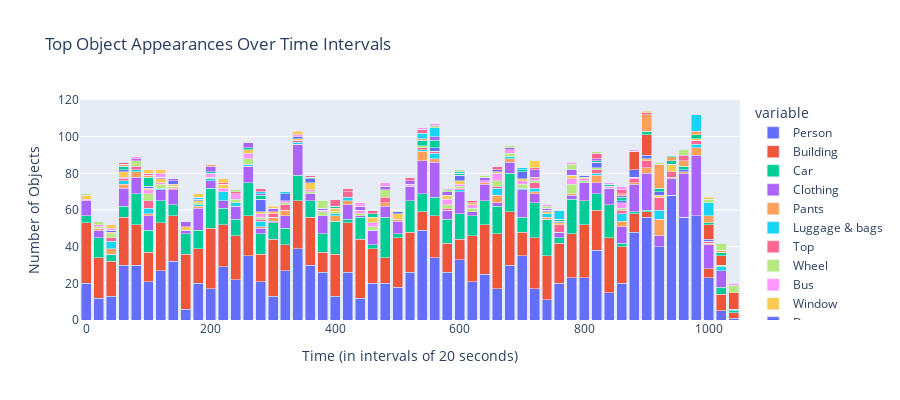

Notebook source saved alongside this figure:
### Code cell
#MAKE THIS A FUNCTION


# Group by second and object name, then pivot to get a column per object with counts
pivot_df = df.groupby(['second', 'object']).size().unstack(fill_value=0).reset_index()

# Define time interval
interval = 20
pivot_df['time_interval'] = (pivot_df['second'] // interval) * interval

# Group by the time interval and sum the counts
agg_df = pivot_df.groupby('time_interval').sum().drop(columns=['second'])

# Identify the top n objects across all intervals
n = 20
top_objects = agg_df.sum().sort_values(ascending=False).head(n).index.tolist()

# Filter the aggregate dataframe to only include the top n objects
agg_df = agg_df[top_objects]

# Plot
fig = px.bar(agg_df, x=agg_df.index, y=top_objects, title="Top Object Appearances Over Time Intervals", labels={"value": "Number of Appearances", "time_interval": "Time Interval"}, height=400)
fig.update_layout(barmode='stack', xaxis_title=f"Time (in intervals of {interval} seconds)", yaxis_title='Number of Objects')
fig.show()

### Figure 1 — Plotly figure (JSON) as saved in the notebook; plotly's stock layout.template omitted (floating-point values rounded to 4 significant figures)
{"data": [{"alignmentgroup": "True", "hovertemplate": "variable=Person<br>Time Interval=%{x}<br>Number of Appearances=%{y}<extra></extra>", "legendgroup": "Person", "marker": {"color": "#636efa", "pattern": {"shape": ""}}, "name": "Person", "offsetgroup": "Person", "orientation": "v", "showlegend": true, "textposition": "auto", "type": "bar", "x": [0, 20, 40, 60, 80, 100, 120, 140, 160, 180, 200, 220, 240, 260, 280, 300, 320, 340, 360, 380, 400, 420, 440, 460, 480, 500, 520, 540, 560, 580, 600, 620, 640, 660, 680, 700, 720, 740, 760, 780, 800, 820, 840, 860, 880, 900, 920, 940, 960, 980, 1000, 1020, 1040], "xaxis": "x", "y": [20, 12, 13, 30, 30, 21, 27, 32, 6, 20, 17, 29, 22, 35, 21, 13, 27, 39, 30, 26, 13, 26, 12, 20, 20, 18, 26, 49, 34, 26, 33, 21, 25, 17, 30, 35, 17, 11, 20, 23, 23, 38, 15, 20, 48, 56, 40, 68, 56, 57, 23, 5, 1], "yaxis": "y"}, {"alignmentgroup": "True", "hovertemplate": "variable=Building<br>Time Interval=%{x}<br>Number of Appearances=%{y}<extra></extra>", "legendgroup": "Building", "marker": {"color": "#EF553B", "pattern": {"shape": ""}}, "name": "Building", "offsetgroup": "Building", "orientation": "v", "showlegend": true, "textposition": "auto", "type": "bar", "x": [0, 20, 40, 60, 80, 100, 120, 140, 160, 180, 200, 220, 240, 260, 280, 300, 320, 340, 360, 380, 400, 420, 440, 460, 480, 500, 520, 540, 560, 580, 600, 620, 640, 660, 680, 700, 720, 740, 760, 780, 800, 820, 840, 860, 880, 900, 920, 940, 960, 980, 1000, 1020, 1040], "xaxis": "x", "y": [33, 22, 19, 26, 22, 16, 26, 25, 30, 19, 33, 23, 24, 22, 15, 31, 14, 26, 26, 11, 23, 27, 32, 19, 14, 27, 22, 10, 23, 16, 11, 25, 27, 30, 29, 13, 28, 24, 22, 24, 29, 22, 30, 20, 10, 3, 0, 0, 0, 0, 5, 9, 3], "yaxis": "y"}, {"alignmentgroup": "True", "hovertemplate": "variable=Car<br>Time Interval=%{x}<br>Number of Appearances=%{y}<extra></extra>", "legendgroup": "Car", "marker": {"color": "#00cc96", "pattern": {"shape": ""}}, "name": "Car", "offsetgroup": "Car", "orientation": "v", "showlegend": true, "textposition": "auto", "type": "bar", "x": [0, 20, 40, 60, 80, 100, 120, 140, 160, 180, 200, 220, 240, 260, 280, 300, 320, 340, 360, 380, 400, 420, 440, 460, 480, 500, 520, 540, 560, 580, 600, 620, 640, 660, 680, 700, 720, 740, 760, 780, 800, 820, 840, 860, 880, 900, 920, 940, 960, 980, 1000, 1020, 1040], "xaxis": "x", "y": [4, 11, 4, 6, 17, 12, 12, 6, 11, 10, 22, 9, 9, 18, 11, 9, 9, 14, 9, 10, 18, 2, 12, 2, 22, 2, 17, 10, 10, 13, 14, 11, 13, 15, 21, 8, 19, 20, 3, 19, 13, 9, 18, 2, 1, 1, 0, 0, 0, 0, 0, 4, 1], "yaxis": "y"}, {"alignmentgroup": "True", "hovertemplate": "variable=Clothing<br>Time Interval=%{x}<br>Number of Appearances=%{y}<extra></extra>", "legendgroup": "Clothing", "marker": {"color": "#ab63fa", "pattern": {"shape": ""}}, "name": "Clothing", "offsetgroup": "Clothing", "orientation": "v", "showlegend": true, "textposition": "auto", "type": "bar", "x": [0, 20, 40, 60, 80, 100, 120, 140, 160, 180, 200, 220, 240, 260, 280, 300, 320, 340, 360, 380, 400, 420, 440, 460, 480, 500, 520, 540, 560, 580, 600, 620, 640, 660, 680, 700, 720, 740, 760, 780, 800, 820, 840, 860, 880, 900, 920, 940, 960, 980, 1000, 1020, 1040], "xaxis": "x", "y": [8, 4, 0, 10, 9, 8, 6, 8, 2, 12, 4, 4, 7, 9, 3, 1, 7, 17, 4, 10, 0, 8, 1, 8, 6, 7, 8, 18, 19, 5, 12, 2, 9, 2, 6, 15, 5, 0, 3, 2, 10, 6, 9, 9, 15, 20, 6, 9, 24, 33, 13, 9, 0], "yaxis": "y"}, {"alignmentgroup": "True", "hovertemplate": "variable=Pants<br>Time Interval=%{x}<br>Number of Appearances=%{y}<extra></extra>", "legendgroup": "Pants", "marker": {"color": "#FFA15A", "pattern": {"shape": ""}}, "name": "Pants", "offsetgroup": "Pants", "orientation": "v", "showlegend": true, "textposition": "auto", "type": "bar", "x": [0, 20, 40, 60, 80, 100, 120, 140, 160, 180, 200, 220, 240, 260, 280, 300, 320, 340, 360, 380, 400, 420, 440, 460, 480, 500, 520, 540, 560, 580, 600, 620, 640, 660, 680, 700, 720, 740, 760, 780, 800, 820, 840, 860, 880, 900, 920, 940, 960, 980, 1000, 1020, 1040], "xaxis": "x", "y": [0, 1, 3, 2, 3, 1, 0, 0, 0, 1, 0, 0, 0, 0, 1, 2, 3, 0, 0, 0, 3, 2, 0, 0, 2, 1, 0, 5, 2, 0, 0, 0, 1, 4, 2, 0, 1, 1, 0, 1, 0, 4, 0, 3, 1, 3, 9, 1, 1, 4, 1, 0, 0], "yaxis": "y"}, {"alignmentgroup": "True", "hovertemplate": "variable=Luggage & bags<br>Time Interval=%{x}<br>Number of Appearances=%{y}<extra></extra>", "legendgroup": "Luggage & bags", "marker": {"color": "#19d3f3", "pattern": {"shape": ""}}, "name": "Luggage & bags", "offsetgroup": "Luggage & bags", "orientation": "v", "showlegend": true, "textposition": "auto", "type": "bar", "x": [0, 20, 40, 60, 80, 100, 120, 140, 160, 180, 200, 220, 240, 260, 280, 300, 320, 340, 360, 380, 400, 420, 440, 460, 480, 500, 520, 540, 560, 580, 600, 620, 640, 660, 680, 700, 720, 740, 760, 780, 800, 820, 840, 860, 880, 900, 920, 940, 960, 980, 1000, 1020, 1040], "xaxis": "x", "y": [0, 0, 4, 2, 1, 3, 1, 0, 0, 1, 1, 5, 2, 1, 3, 0, 0, 1, 0, 0, 1, 2, 0, 0, 0, 0, 0, 1, 3, 0, 1, 0, 0, 4, 1, 1, 2, 2, 0, 0, 0, 1, 0, 4, 0, 0, 5, 0, 0, 2, 0, 2, 1], "yaxis": "y"}, {"alignmentgroup": "True", "hovertemplate": "variable=Top<br>Time Interval=%{x}<br>Number of Appearances=%{y}<extra></extra>", "legendgroup": "Top", "marker": {"color": "#FF6692", "pattern": {"shape": ""}}, "name": "Top", "offsetgroup": "Top", "orientation": "v", "showlegend": true, "textposition": "auto", "type": "bar", "x": [0, 20, 40, 60, 80, 100, 120, 140, 160, 180, 200, 220, 240, 260, 280, 300, 320, 340, 360, 380, 400, 420, 440, 460, 480, 500, 520, 540, 560, 580, 600, 620, 640, 660, 680, 700, 720, 740, 760, 780, 800, 820, 840, 860, 880, 900, 920, 940, 960, 980, 1000, 1020, 1040], "xaxis": "x", "y": [0, 0, 2, 1, 2, 4, 0, 1, 0, 0, 0, 0, 0, 0, 1, 2, 3, 1, 0, 0, 0, 3, 0, 0, 3, 0, 0, 1, 1, 1, 1, 0, 0, 1, 0, 0, 3, 0, 4, 0, 0, 2, 0, 2, 2, 4, 7, 3, 0, 2, 1, 0, 0], "yaxis": "y"}, {"alignmentgroup": "True", "hovertemplate": "variable=Wheel<br>Time Interval=%{x}<br>Number of Appearances=%{y}<extra></extra>", "legendgroup": "Wheel", "marker": {"color": "#B6E880", "pattern": {"shape": ""}}, "name": "Wheel", "offsetgroup": "Wheel", "orientation": "v", "showlegend": true, "textposition": "auto", "type": "bar", "x": [0, 20, 40, 60, 80, 100, 120, 140, 160, 180, 200, 220, 240, 260, 280, 300, 320, 340, 360, 380, 400, 420, 440, 460, 480, 500, 520, 540, 560, 580, 600, 620, 640, 660, 680, 700, 720, 740, 760, 780, 800, 820, 840, 860, 880, 900, 920, 940, 960, 980, 1000, 1020, 1040], "xaxis": "x", "y": [0, 1, 2, 0, 3, 4, 2, 1, 0, 1, 1, 0, 2, 3, 1, 0, 1, 0, 1, 2, 1, 0, 1, 2, 4, 0, 0, 1, 0, 2, 1, 2, 0, 3, 2, 2, 1, 0, 0, 5, 1, 1, 0, 1, 0, 0, 0, 0, 0, 0, 0, 1, 0], "yaxis": "y"}, {"alignmentgroup": "True", "hovertemplate": "variable=Bus<br>Time Interval=%{x}<br>Number of Appearances=%{y}<extra></extra>", "legendgroup": "Bus", "marker": {"color": "#FF97FF", "pattern": {"shape": ""}}, "name": "Bus", "offsetgroup": "Bus", "orientation": "v", "showlegend": true, "textposition": "auto", "type": "bar", "x": [0, 20, 40, 60, 80, 100, 120, 140, 160, 180, 200, 220, 240, 260, 280, 300, 320, 340, 360, 380, 400, 420, 440, 460, 480, 500, 520, 540, 560, 580, 600, 620, 640, 660, 680, 700, 720, 740, 760, 780, 800, 820, 840, 860, 880, 900, 920, 940, 960, 980, 1000, 1020, 1040], "xaxis": "x", "y": [1, 1, 0, 1, 0, 2, 1, 0, 0, 0, 2, 2, 3, 3, 2, 0, 1, 0, 1, 1, 0, 0, 2, 2, 0, 0, 1, 0, 0, 3, 1, 2, 1, 4, 2, 2, 1, 0, 0, 3, 1, 0, 1, 3, 1, 0, 0, 0, 0, 0, 0, 0, 0], "yaxis": "y"}, {"alignmentgroup": "True", "hovertemplate": "variable=Window<br>Time Interval=%{x}<br>Number of Appearances=%{y}<extra></extra>", "legendgroup": "Window", "marker": {"color": "#FECB52", "pattern": {"shape": ""}}, "name": "Window", "offsetgroup": "Window", "orientation": "v", "showlegend": true, "textposition": "auto", "type": "bar", "x": [0, 20, 40, 60, 80, 100, 120, 140, 160, 180, 200, 220, 240, 260, 280, 300, 320, 340, 360, 380, 400, 420, 440, 460, 480, 500, 520, 540, 560, 580, 600, 620, 640, 660, 680, 700, 720, 740, 760, 780, 800, 820, 840, 860, 880, 900, 920, 940, 960, 980, 1000, 1020, 1040], "xaxis": "x", "y": [2, 0, 1, 3, 0, 1, 2, 1, 2, 1, 0, 2, 0, 2, 1, 1, 0, 1, 4, 0, 2, 0, 0, 3, 0, 3, 0, 0, 0, 2, 2, 1, 0, 1, 0, 1, 0, 1, 1, 2, 1, 0, 0, 0, 0, 1, 1, 4, 0, 1, 0, 0, 0], "yaxis": "y"}, {"alignmentgroup": "True", "hovertemplate": "variable=Door<br>Time Interval=%{x}<br>Number of Appearances=%{y}<extra></extra>", "legendgroup": "Door", "marker": {"color": "#636efa", "pattern": {"shape": ""}}, "name": "Door", "offsetgroup": "Door", "orientation": "v", "showlegend": true, "textposition": "auto", "type": "bar", "x": [0, 20, 40, 60, 80, 100, 120, 140, 160, 180, 200, 220, 240, 260, 280, 300, 320, 340, 360, 380, 400, 420, 440, 460, 480, 500, 520, 540, 560, 580, 600, 620, 640, 660, 680, 700, 720, 740, 760, 780, 800, 820, 840, 860, 880, 900, 920, 940, 960, 980, 1000, 1020, 1040], "xaxis": "x", "y": [0, 0, 1, 1, 0, 1, 0, 2, 0, 1, 0, 0, 0, 0, 7, 0, 4, 1, 2, 0, 0, 0, 0, 0, 0, 1, 0, 0, 2, 0, 3, 0, 0, 1, 0, 4, 0, 1, 1, 0, 1, 3, 0, 1, 4, 2, 2, 0, 1, 0, 1, 0, 0], "yaxis": "y"}, {"alignmentgroup": "True", "hovertemplate": "variable=Toy<br>Time Interval=%{x}<br>Number of Appearances=%{y}<extra></extra>", "legendgroup": "Toy", "marker": {"color": "#EF553B", "pattern": {"shape": ""}}, "name": "Toy", "offsetgroup": "Toy", "orientation": "v", "showlegend": true, "textposition": "auto", "type": "bar", "x": [0, 20, 40, 60, 80, 100, 120, 140, 160, 180, 200, 220, 240, 260, 280, 300, 320, 340, 360, 380, 400, 420, 440, 460, 480, 500, 520, 540, 560, 580, 600, 620, 640, 660, 680, 700, 720, 740, 760, 780, 800, 820, 840, 860, 880, 900, 920, 940, 960, 980, 1000, 1020, 1040], "xaxis": "x", "y": [0, 0, 0, 0, 0, 0, 0, 0, 0, 0, 0, 0, 0, 0, 0, 0, 0, 0, 0, 0, 0, 0, 0, 0, 0, 0, 0, 0, 0, 0, 0, 0, 0, 0, 0, 0, 1, 0, 0, 0, 0, 0, 0, 0, 10, 11, 0, 0, 0, 0, 8, 5, 9], "yaxis": "y"}, {"alignmentgroup": "True", "hovertemplate": "variable=Furniture<br>Time Interval=%{x}<br>Number of Appearances=%{y}<extra></extra>", "legendgroup": "Furniture", "marker": {"color": "#00cc96", "pattern": {"shape": ""}}, "name": "Furniture", "offsetgroup": "Furniture", "orientation": "v", "showlegend": true, "textposition": "auto", "type": "bar", "x": [0, 20, 40, 60, 80, 100, 120, 140, 160, 180, 200, 220, 240, 260, 280, 300, 320, 340, 360, 380, 400, 420, 440, 460, 480, 500, 520, 540, 560, 580, 600, 620, 640, 660, 680, 700, 720, 740, 760, 780, 800, 820, 840, 860, 880, 900, 920, 940, 960, 980, 1000, 1020, 1040], "xaxis": "x", "y": [0, 0, 0, 2, 0, 5, 0, 0, 0, 0, 1, 0, 0, 1, 2, 0, 0, 0, 1, 0, 1, 0, 0, 2, 0, 0, 0, 3, 4, 0, 1, 0, 0, 0, 0, 1, 0, 0, 1, 0, 0, 1, 1, 2, 0, 2, 2, 2, 2, 2, 1, 2, 0], "yaxis": "y"}, {"alignmentgroup": "True", "hovertemplate": "variable=Street light<br>Time Interval=%{x}<br>Number of Appearances=%{y}<extra></extra>", "legendgroup": "Street light", "marker": {"color": "#ab63fa", "pattern": {"shape": ""}}, "name": "Street light", "offsetgroup": "Street light", "orientation": "v", "showlegend": true, "textposition": "auto", "type": "bar", "x": [0, 20, 40, 60, 80, 100, 120, 140, 160, 180, 200, 220, 240, 260, 280, 300, 320, 340, 360, 380, 400, 420, 440, 460, 480, 500, 520, 540, 560, 580, 600, 620, 640, 660, 680, 700, 720, 740, 760, 780, 800, 820, 840, 860, 880, 900, 920, 940, 960, 980, 1000, 1020, 1040], "xaxis": "x", "y": [0, 0, 0, 0, 1, 0, 1, 1, 3, 0, 3, 0, 0, 3, 1, 2, 0, 0, 0, 1, 0, 0, 2, 0, 2, 0, 2, 0, 2, 2, 0, 0, 2, 0, 1, 0, 4, 1, 0, 3, 0, 1, 0, 1, 0, 0, 0, 0, 0, 0, 0, 0, 0], "yaxis": "y"}, {"alignmentgroup": "True", "hovertemplate": "variable=Lighting<br>Time Interval=%{x}<br>Number of Appearances=%{y}<extra></extra>", "legendgroup": "Lighting", "marker": {"color": "#FFA15A", "pattern": {"shape": ""}}, "name": "Lighting", "offsetgroup": "Lighting", "orientation": "v", "showlegend": true, "textposition": "auto", "type": "bar", "x": [0, 20, 40, 60, 80, 100, 120, 140, 160, 180, 200, 220, 240, 260, 280, 300, 320, 340, 360, 380, 400, 420, 440, 460, 480, 500, 520, 540, 560, 580, 600, 620, 640, 660, 680, 700, 720, 740, 760, 780, 800, 820, 840, 860, 880, 900, 920, 940, 960, 980, 1000, 1020, 1040], "xaxis": "x", "y": [0, 0, 0, 1, 0, 1, 0, 0, 0, 0, 1, 0, 0, 0, 0, 0, 0, 0, 0, 0, 0, 0, 0, 0, 0, 0, 0, 1, 0, 0, 0, 0, 0, 0, 0, 0, 0, 0, 0, 0, 0, 0, 0, 1, 0, 9, 13, 2, 3, 2, 4, 1, 0], "yaxis": "y"}, {"alignmentgroup": "True", "hovertemplate": "variable=Chair<br>Time Interval=%{x}<br>Number of Appearances=%{y}<extra></extra>", "legendgroup": "Chair", "marker": {"color": "#19d3f3", "pattern": {"shape": ""}}, "name": "Chair", "offsetgroup": "Chair", "orientation": "v", "showlegend": true, "textposition": "auto", "type": "bar", "x": [0, 20, 40, 60, 80, 100, 120, 140, 160, 180, 200, 220, 240, 260, 280, 300, 320, 340, 360, 380, 400, 420, 440, 460, 480, 500, 520, 540, 560, 580, 600, 620, 640, 660, 680, 700, 720, 740, 760, 780, 800, 820, 840, 860, 880, 900, 920, 940, 960, 980, 1000, 1020, 1040], "xaxis": "x", "y": [0, 0, 0, 0, 0, 0, 0, 0, 0, 1, 0, 0, 0, 0, 1, 0, 1, 0, 0, 0, 0, 0, 0, 0, 0, 0, 0, 3, 5, 0, 1, 0, 0, 0, 0, 1, 0, 0, 5, 0, 0, 0, 0, 0, 0, 0, 0, 1, 0, 9, 7, 0, 0], "yaxis": "y"}, {"alignmentgroup": "True", "hovertemplate": "variable=Outerwear<br>Time Interval=%{x}<br>Number of Appearances=%{y}<extra></extra>", "legendgroup": "Outerwear", "marker": {"color": "#FF6692", "pattern": {"shape": ""}}, "name": "Outerwear", "offsetgroup": "Outerwear", "orientation": "v", "showlegend": true, "textposition": "auto", "type": "bar", "x": [0, 20, 40, 60, 80, 100, 120, 140, 160, 180, 200, 220, 240, 260, 280, 300, 320, 340, 360, 380, 400, 420, 440, 460, 480, 500, 520, 540, 560, 580, 600, 620, 640, 660, 680, 700, 720, 740, 760, 780, 800, 820, 840, 860, 880, 900, 920, 940, 960, 980, 1000, 1020, 1040], "xaxis": "x", "y": [0, 0, 0, 1, 0, 1, 0, 0, 0, 0, 0, 1, 1, 0, 2, 0, 0, 0, 1, 0, 4, 2, 0, 2, 0, 0, 2, 2, 0, 0, 0, 1, 0, 2, 0, 0, 1, 0, 0, 0, 0, 3, 0, 2, 0, 1, 0, 0, 3, 0, 0, 0, 0], "yaxis": "y"}, {"alignmentgroup": "True", "hovertemplate": "variable=Animal<br>Time Interval=%{x}<br>Number of Appearances=%{y}<extra></extra>", "legendgroup": "Animal", "marker": {"color": "#B6E880", "pattern": {"shape": ""}}, "name": "Animal", "offsetgroup": "Animal", "orientation": "v", "showlegend": true, "textposition": "auto", "type": "bar", "x": [0, 20, 40, 60, 80, 100, 120, 140, 160, 180, 200, 220, 240, 260, 280, 300, 320, 340, 360, 380, 400, 420, 440, 460, 480, 500, 520, 540, 560, 580, 600, 620, 640, 660, 680, 700, 720, 740, 760, 780, 800, 820, 840, 860, 880, 900, 920, 940, 960, 980, 1000, 1020, 1040], "xaxis": "x", "y": [1, 2, 0, 0, 0, 0, 0, 0, 0, 0, 0, 0, 1, 0, 0, 0, 0, 0, 0, 4, 0, 0, 0, 0, 0, 0, 0, 0, 1, 1, 1, 0, 1, 0, 1, 0, 0, 1, 0, 3, 0, 1, 0, 0, 0, 0, 1, 0, 3, 0, 2, 4, 4], "yaxis": "y"}, {"alignmentgroup": "True", "hovertemplate": "variable=Van<br>Time Interval=%{x}<br>Number of Appearances=%{y}<extra></extra>", "legendgroup": "Van", "marker": {"color": "#FF97FF", "pattern": {"shape": ""}}, "name": "Van", "offsetgroup": "Van", "orientation": "v", "showlegend": true, "textposition": "auto", "type": "bar", "x": [0, 20, 40, 60, 80, 100, 120, 140, 160, 180, 200, 220, 240, 260, 280, 300, 320, 340, 360, 380, 400, 420, 440, 460, 480, 500, 520, 540, 560, 580, 600, 620, 640, 660, 680, 700, 720, 740, 760, 780, 800, 820, 840, 860, 880, 900, 920, 940, 960, 980, 1000, 1020, 1040], "xaxis": "x", "y": [0, 0, 1, 0, 1, 0, 2, 0, 0, 0, 0, 0, 0, 0, 0, 0, 0, 1, 0, 0, 0, 0, 2, 0, 2, 0, 0, 1, 1, 1, 0, 0, 0, 0, 0, 0, 0, 1, 0, 1, 0, 0, 1, 2, 1, 0, 0, 0, 0, 0, 0, 0, 1], "yaxis": "y"}, {"alignmentgroup": "True", "hovertemplate": "variable=Houseplant<br>Time Interval=%{x}<br>Number of Appearances=%{y}<extra></extra>", "legendgroup": "Houseplant", "marker": {"color": "#FECB52", "pattern": {"shape": ""}}, "name": "Houseplant", "offsetgroup": "Houseplant", "orientation": "v", "showlegend": true, "textposition": "auto", "type": "bar", "x": [0, 20, 40, 60, 80, 100, 120, 140, 160, 180, 200, 220, 240, 260, 280, 300, 320, 340, 360, 380, 400, 420, 440, 460, 480, 500, 520, 540, 560, 580, 600, 620, 640, 660, 680, 700, 720, 740, 760, 780, 800, 820, 840, 860, 880, 900, 920, 940, 960, 980, 1000, 1020, 1040], "xaxis": "x", "y": [0, 0, 2, 0, 0, 2, 2, 0, 0, 2, 0, 2, 0, 0, 0, 1, 0, 2, 0, 0, 0, 0, 0, 0, 0, 0, 0, 0, 0, 0, 0, 0, 0, 0, 0, 0, 4, 0, 0, 0, 0, 0, 0, 0, 0, 1, 0, 0, 0, 0, 1, 0, 0], "yaxis": "y"}], "layout": {"barmode": "stack", "height": 400, "legend": {"title": {"text": "variable"}, "tracegroupgap": 0}, "title": {"text": "Top Object Appearances Over Time Intervals"}, "xaxis": {"anchor": "y", "domain": [0, 1], "title": {"text": "Time (in intervals of 20 seconds)"}}, "yaxis": {"anchor": "x", "domain": [0, 1], "title": {"text": "Number of Objects"}}}}
